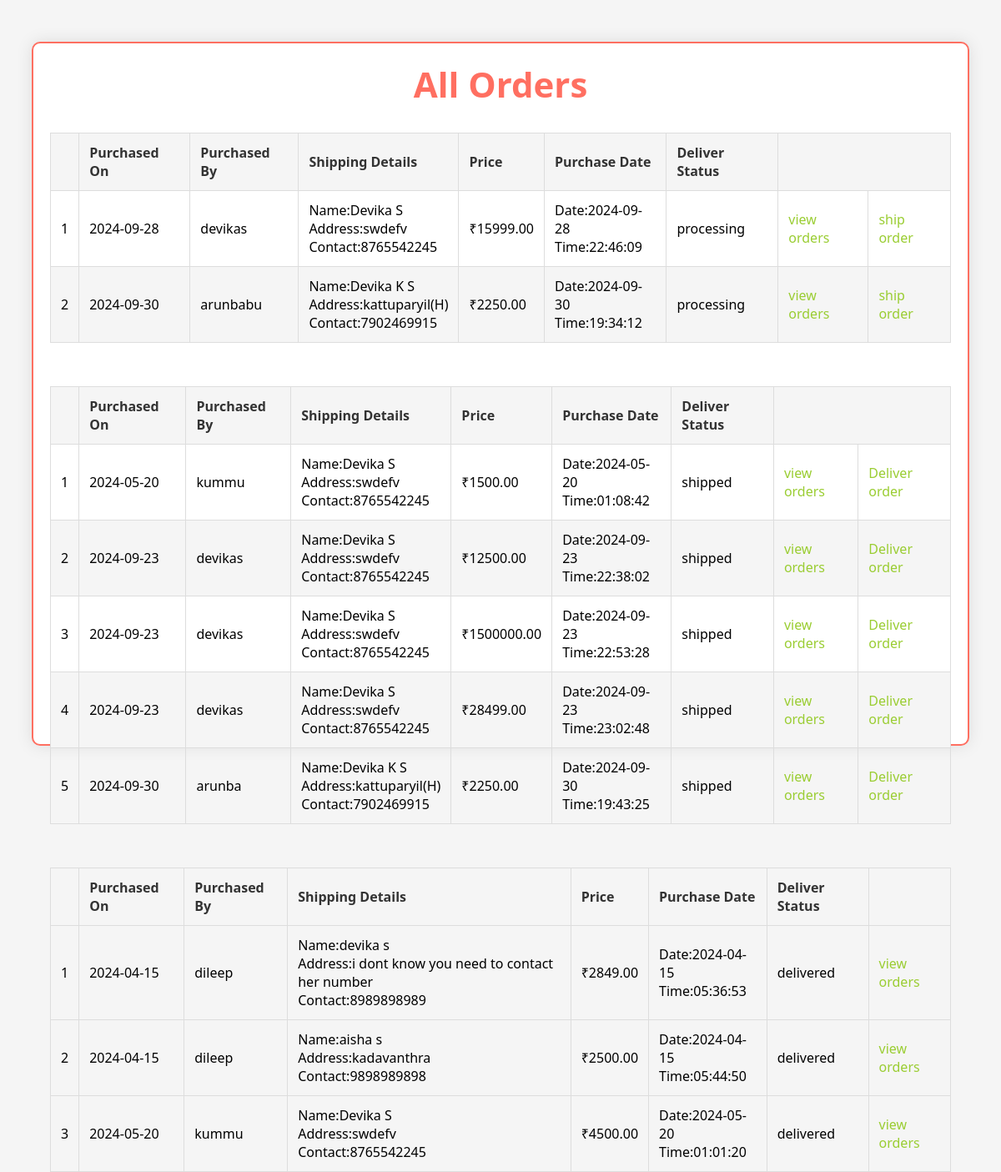
The page /all_orders/ on the database its author committed.
### earring_app/models.py (models this page shows)
class Orders(models.Model):
    total=models.DecimalField(max_digits=10, decimal_places=2)
    user=models.CharField(max_length=255)
    date = models.CharField(max_length=200,default='not set')
    time = models.CharField(max_length=200,default='not set')
    status = models.CharField(default='pending',max_length=200)
    fname = models.CharField(max_length=100,default='not set')
    lname = models.CharField(max_length=100,default='not set')
    address = models.CharField(max_length=250,default='not set')
    contact = models.CharField(max_length=100,default='not set')
    sstatus = models.CharField(max_length=20,default='not set')

### earring_app/views.py (the view)
# urls.py: path('all_orders/', all_orders, name='all_orders'),
def all_orders(request):
    processing = Orders.objects.filter(status='paid',sstatus ='processing')
    shipped = Orders.objects.filter(status='paid',sstatus ='shipped')
    delivered = Orders.objects.filter(status='paid',sstatus ='delivered')
    return render(request, 'all_orders.html', {'processing': processing,'shipped':shipped,'delivered':delivered })

### earring_app/templates/all_orders.html (shortened to what this page needs)
<!DOCTYPE html>
<html lang="en">
<head>
</head>
<body>
  <div class="bill-container">
    <div class="bill-header">
      <h2>All Orders</h2>
    </div>
    <table class="bill-table">
      <tr>
        <th></th>
        <th>Purchased On</th>
        <th>Purchased By</th>
        <th>Shipping Details</th>
        <th>Price</th>
        <th>Purchase Date</th>
        <th>Deliver Status</th>
        <th colspan="2"></th>
      </tr>
      {% for order in processing %}
      <tr>
        <td>{{forloop.counter }}</td>
        <td>{{ order.date }}</td>
        <td>{{order.user}}</td>
        <td>Name:{{order.fname}} {{order.lname}}<br> Address:{{order.address}}<br> Contact:{{order.contact}}</td>
        <td>&#8377;{{ order.total }}</td>
        <td>Date:{{order.date}}<br>Time:{{order.time}}</td>
        <td>{{order.sstatus}}</td>
        <td><a href="{% url 'aordered_items' order.id %}" style="text-decoration: none; color: yellowgreen">view orders</a></td>
        <td><a href="{% url 'ship_order' order.id %}" style="text-decoration: none; color: yellowgreen">ship order</a></td>
      </tr>
      {% endfor %}
    </table>
    <br>
    <table class="bill-table">
      <tr>
        <th></th>
        <th>Purchased On</th>
        <th>Purchased By</th>
        <th>Shipping Details</th>
        <th>Price</th>
        <th>Purchase Date</th>
        <th>Deliver Status</th>
        <th colspan="2"></th>
      </tr>
      {% for order in shipped %}
      <tr>
        <td>{{forloop.counter }}</td>
        <td>{{ order.date }}</td>
        <td>{{order.user}}</td>
        <td>Name:{{order.fname}} {{order.lname}}<br> Address:{{order.address}}<br> Contact:{{order.contact}}</td>
        <td>&#8377;{{ order.total }}</td>
        <td>Date:{{order.date}}<br>Time:{{order.time}}</td>
        <td>{{order.sstatus}}</td>
        <td><a href="{% url 'aordered_items' order.id %}" style="text-decoration: none; color: yellowgreen">view orders</a></td>
        <td><a href="{% url 'deliver_order' order.id %}" style="text-decoration: none; color: yellowgreen">Deliver order</a></td>
      </tr>
      {% endfor %}
    </table>
    <br>
    <table class="bill-table">
      <tr>
        <th></th>
        <th>Purchased On</th>
        <th>Purchased By</th>
        <th>Shipping Details</th>
        <th>Price</th>
        <th>Purchase Date</th>
        <th>Deliver Status</th>
        <th></th>
      </tr>
      {% for order in delivered %}
      <tr>
        <td>{{forloop.counter }}</td>
        <td>{{ order.date }}</td>
        <td>{{order.user}}</td>
        <td>Name:{{order.fname}} {{order.lname}}<br> Address:{{order.address}}<br> Contact:{{order.contact}}</td>
        <td>&#8377;{{ order.total }}</td>
        <td>Date:{{order.date}}<br>Time:{{order.time}}</td>
        <td>{{order.sstatus}}</td>
        <td><a href="{% url 'aordered_items' order.id %}" style="text-decoration: none; color: yellowgreen">view orders</a></td>
      </tr>
      {% endfor %}
    </table>
  </div>
</body>
</html>

### earring_app/templates/all_orders.html (style rules this page uses)
body { font-family: 'Segoe UI', Tahoma, Geneva, Verdana, sans-serif; background-color: #f5f5f5; margin: 0; padding: 0; display: flex; justify-content: center; align-items: center; flex-direction: column; }
.bill-container { height: 100vh; width: 90%; margin: 50px auto; padding: 20px; border: 2px solid #ff6f61; background-color: #fff; border-radius: 10px; box-shadow: 0 0 20px rgba(0, 0, 0, 0.1); }
.bill-header { text-align: center; margin-bottom: 30px; }
.bill-header h2 { font-size: 42px; font-weight: bold; margin: 0; padding: 0; color: #ff6f61; }
.bill-table { width: 100%; border-collapse: collapse; margin-bottom: 30px; }
.bill-table th, .bill-table td { border: 1px solid #ddd; padding: 12px; text-align: left; font-size: 16px; }
.bill-table th { background-color: #f5f5f5; font-weight: bold; color: #333; }
.bill-table tr:nth-child(odd) { background-color: #f5f5f5; }

### rows shown on the page
Orders: date "2024-09-28", user "devikas", fname "Devika", lname "S", address "swdefv", contact "8765542245", total "15999.00", time "22:46:09", sstatus "processing"
Orders: date "2024-09-30", user "arunbabu", fname "Devika", lname "K S", address "kattuparyil(H)", contact "7902469915", total "2250.00", time "19:34:12", sstatus "processing"
Orders: date "2024-05-20", user "kummu", fname "Devika", lname "S", address "swdefv", contact "8765542245", total "1500.00", time "01:08:42", sstatus "shipped"
Orders: date "2024-09-23", user "devikas", fname "Devika", lname "S", address "swdefv", contact "8765542245", total "12500.00", time "22:38:02", sstatus "shipped"
Orders: date "2024-09-23", user "devikas", fname "Devika", lname "S", address "swdefv", contact "8765542245", total "1500000.00", time "22:53:28", sstatus "shipped"
Orders: date "2024-09-23", user "devikas", fname "Devika", lname "S", address "swdefv", contact "8765542245", total "28499.00", time "23:02:48", sstatus "shipped"
Orders: date "2024-09-30", user "arunba", fname "Devika", lname "K S", address "kattuparyil(H)", contact "7902469915", total "2250.00", time "19:43:25", sstatus "shipped"
Orders: date "2024-04-15", user "dileep", fname "devika", lname "s", address "i dont know you need to contact her number", contact "8989898989", total "2849.00", time "05:36:53", sstatus "delivered"
Orders: date "2024-04-15", user "dileep", fname "aisha", lname "s", address "kadavanthra", contact "9898989898", total "2500.00", time "05:44:50", sstatus "delivered"
Orders: date "2024-05-20", user "kummu", fname "Devika", lname "S", address "swdefv", contact "8765542245", total "4500.00", time "01:01:20", sstatus "delivered"
